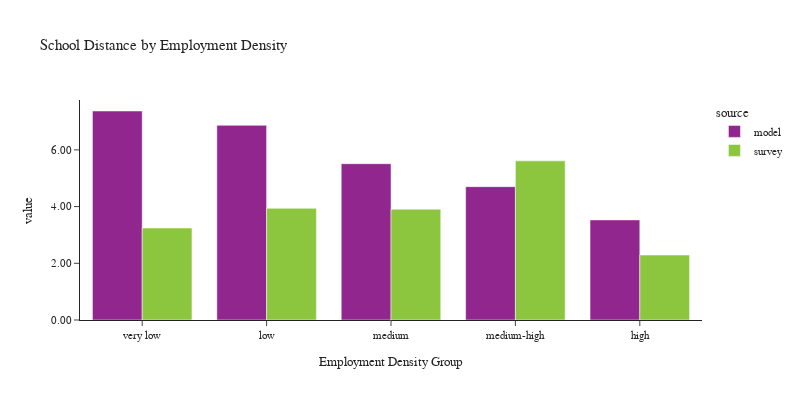

Notebook source saved alongside this figure:
### Code cell
plot_school_location(df_students, 'emp_density_group', 'Employment Density', 'Employment Density Group')

### Figure 1 — Plotly figure (JSON) as saved in the notebook; plotly's stock layout.template omitted (floating-point values rounded to 4 significant figures)
{"data": [{"alignmentgroup": "True", "customdata": [[178148], [175911], [332156], [277541], [242112]], "hovertemplate": "source=model<br>emp_density_group=%{x}<br>value=%{y}<br>sample count=%{customdata[0]}<extra></extra>", "legendgroup": "model", "marker": {"color": "#91268F", "pattern": {"shape": ""}}, "name": "model", "offsetgroup": "model", "orientation": "v", "showlegend": true, "textposition": "auto", "type": "bar", "x": ["very low", "low", "medium", "medium-high", "high"], "xaxis": "x", "y": [7.372, 6.866, 5.513, 4.703, 3.531], "yaxis": "y"}, {"alignmentgroup": "True", "customdata": [[218], [173], [269], [185], [52]], "hovertemplate": "source=survey<br>emp_density_group=%{x}<br>value=%{y}<br>sample count=%{customdata[0]}<extra></extra>", "legendgroup": "survey", "marker": {"color": "#8CC63E", "pattern": {"shape": ""}}, "name": "survey", "offsetgroup": "survey", "orientation": "v", "showlegend": true, "textposition": "auto", "type": "bar", "x": ["very low", "low", "medium", "medium-high", "high"], "xaxis": "x", "y": [3.243, 3.939, 3.907, 5.613, 2.29], "yaxis": "y"}], "layout": {"barmode": "group", "font": {"size": 11}, "height": 400, "legend": {"title": {"text": "source"}, "tracegroupgap": 0}, "title": {"text": "School Distance by Employment Density"}, "width": 800, "xaxis": {"anchor": "y", "domain": [0.0, 1.0], "title": {"text": "Employment Density Group"}}, "yaxis": {"anchor": "x", "domain": [0.0, 1.0], "tickformat": ".2f", "title": {"text": "value"}}}}
